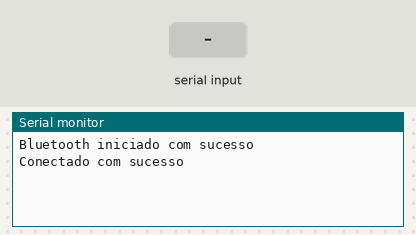
The sketch below on a simulated ESP32. Shown: the last lines printed to the serial monitor. The inputs (shaded band) are chosen by the test bench. Nothing arrives over Bluetooth unless stated.

Above: at 1.2 s.
1.3 s: "liga\n" received over the second serial link
At 1.8 s:
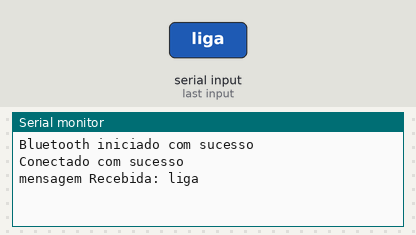
2.8 s: "desliga\n" received over the second serial link
At 4.0 s:
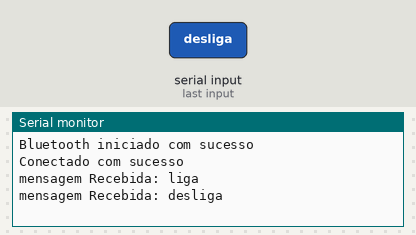
4.3 s: "1\n" received over the second serial link
At 5.3 s:
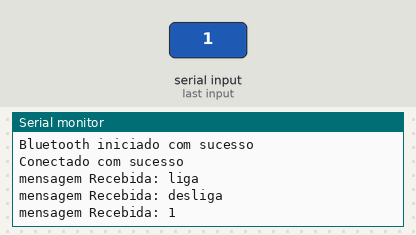

Measured:
- after the input at 1.3 s, the serial monitor: prints a new line at once (image 1)
- after the input at 2.8 s, the serial monitor: prints a new line at once (image 2)
- after the input at 4.3 s, the serial monitor: prints a new line at once (image 3)

The sketch:

aula_59_master1.ino
```cpp
#include <Arduino.h>
#include <BluetoothSerial.h>

BluetoothSerial BT;

uint8_t endSlave[] = {0x00, 0x00, 0x00, 0x00, 0x00, 0x00}; // Enderenço do dispositivo a ser conectado

void setup()
{
    Serial.begin(9600); // Inicia a comunicação serial

    //!                      ↓ Indica que e master
    if (BT.begin("ESPCadu", true)) // Inicia a comunicação com bluetooth
    {
        Serial.println("Bluetooth iniciado com sucesso");
    }

    else
    {
        Serial.println("Erro ao iniciar Bluetooth");
    }

    if (BT.connect(endSlave)) // Conectar enderenço do dispositivo do seu colega
    {
        Serial.println("Conectado com sucesso");
    }

    else
    {
        Serial.println("Nao foi possivel conectar o dispositivo Bluetooth");
    }

    //*Serial.println("");//pula uma linha
    //* Serial.println(BT.getBtAddressString());//mostra o enderenço fisico do bluetooth
}

void loop()
{

    if (Serial.available())
    {                                         //! ↓leia ate encontrar um enter
        String mensagemEnviar = Serial.readStringUntil('\n'); // leia ate encontrar um enter
        mensagemEnviar.trim();                                // tirar os espaços do final
        BT.println(mensagemEnviar);                           // Manda printar no bluetooth do seu colega
    }

    if (BT.available())
    {                                         //! ↓leia ate encontrar um enter
        String mensagemRecebida = BT.readStringUntil('\n');
        mensagemRecebida.trim();                                  // tirar os espaços do final
        Serial.println("mensagem Recebida: " + mensagemRecebida); // Receber a mensagem no seu Serial

        if (mensagemRecebida.equals("liga"))
        {

        }

        else if (mensagemRecebida.equals("desliga"))
        {

        }
    }
}
```
